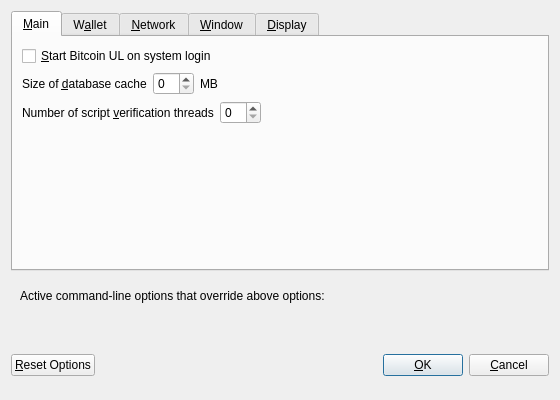
<?xml version="1.0" encoding="UTF-8"?>
<ui version="4.0">
 <class>OptionsDialog</class>
 <widget class="QDialog" name="OptionsDialog">
  <property name="geometry">
   <rect>
    <x>0</x>
    <y>0</y>
    <width>560</width>
    <height>400</height>
   </rect>
  </property>
  <property name="windowTitle">
   <string>Options</string>
  </property>
  <property name="modal">
   <bool>true</bool>
  </property>
  <layout class="QVBoxLayout" name="verticalLayout">
   <item>
    <widget class="QTabWidget" name="tabWidget">
     <property name="currentIndex">
      <number>0</number>
     </property>
     <widget class="QWidget" name="tabMain">
      <attribute name="title">
       <string>&amp;Main</string>
      </attribute>
      <layout class="QVBoxLayout" name="verticalLayout_Main">
       <item>
        <widget class="QCheckBox" name="bitcoinAtStartup">
         <property name="toolTip">
          <string>Automatically start Bitcoin UL after logging in to the system.</string>
         </property>
         <property name="text">
          <string>&amp;Start Bitcoin UL on system login</string>
         </property>
        </widget>
       </item>
       <item>
        <layout class="QHBoxLayout" name="horizontalLayout_2_Main">
         <item>
          <widget class="QLabel" name="databaseCacheLabel">
           <property name="text">
            <string>Size of &amp;database cache</string>
           </property>
           <property name="textFormat">
            <enum>Qt::PlainText</enum>
           </property>
           <property name="buddy">
            <cstring>databaseCache</cstring>
           </property>
          </widget>
         </item>
         <item>
          <widget class="QSpinBox" name="databaseCache"/>
         </item>
         <item>
          <widget class="QLabel" name="databaseCacheUnitLabel">
           <property name="text">
            <string>MB</string>
           </property>
           <property name="textFormat">
            <enum>Qt::PlainText</enum>
           </property>
          </widget>
         </item>
         <item>
          <spacer name="horizontalSpacer_2_Main">
           <property name="orientation">
            <enum>Qt::Horizontal</enum>
           </property>
           <property name="sizeHint" stdset="0">
            <size>
             <width>40</width>
             <height>20</height>
            </size>
           </property>
          </spacer>
         </item>
        </layout>
       </item>
       <item>
        <layout class="QHBoxLayout" name="horizontalLayout_3_Main">
         <item>
          <widget class="QLabel" name="threadsScriptVerifLabel">
           <property name="text">
            <string>Number of script &amp;verification threads</string>
           </property>
           <property name="textFormat">
            <enum>Qt::PlainText</enum>
           </property>
           <property name="buddy">
            <cstring>threadsScriptVerif</cstring>
           </property>
          </widget>
         </item>
         <item>
          <widget class="QSpinBox" name="threadsScriptVerif">
           <property name="toolTip">
            <string>(0 = auto, &lt;0 = leave that many cores free)</string>
           </property>
          </widget>
         </item>
         <item>
          <spacer name="horizontalSpacer_3_Main">
           <property name="orientation">
            <enum>Qt::Horizontal</enum>
           </property>
           <property name="sizeHint" stdset="0">
            <size>
             <width>40</width>
             <height>20</height>
            </size>
           </property>
          </spacer>
         </item>
        </layout>
       </item>
       <item>
        <spacer name="verticalSpacer_Main">
         <property name="orientation">
          <enum>Qt::Vertical</enum>
         </property>
         <property name="sizeHint" stdset="0">
          <size>
           <width>20</width>
           <height>40</height>
          </size>
         </property>
        </spacer>
       </item>
      </layout>
     </widget>
     <widget class="QWidget" name="tabWallet">
      <attribute name="title">
       <string>W&amp;allet</string>
      </attribute>
      <layout class="QVBoxLayout" name="verticalLayout_Wallet">
       <item>
        <widget class="QGroupBox" name="groupBox">
         <property name="title">
          <string>Expert</string>
         </property>
         <layout class="QVBoxLayout" name="verticalLayout_2">
          <item>
           <widget class="QCheckBox" name="coinControlFeatures">
            <property name="toolTip">
             <string>Whether to show coin control features or not.</string>
            </property>
            <property name="text">
             <string>Enable coin &amp;control features</string>
            </property>
           </widget>
          </item>
          <item>
           <widget class="QCheckBox" name="spendZeroConfChange">
            <property name="toolTip">
             <string>If you disable the spending of unconfirmed change, the change from a transaction cannot be used until that transaction has at least one confirmation. This also affects how your balance is computed.</string>
            </property>
            <property name="text">
             <string>&amp;Spend unconfirmed change</string>
            </property>
           </widget>
          </item>
         </layout>
        </widget>
       </item>
       <item>
        <spacer name="verticalSpacer_Wallet">
         <property name="orientation">
          <enum>Qt::Vertical</enum>
         </property>
         <property name="sizeHint" stdset="0">
          <size>
           <width>20</width>
           <height>40</height>
          </size>
         </property>
        </spacer>
       </item>
      </layout>
     </widget>
     <widget class="QWidget" name="tabNetwork">
      <attribute name="title">
       <string>&amp;Network</string>
      </attribute>
      <layout class="QVBoxLayout" name="verticalLayout_Network">
       <item>
        <widget class="QCheckBox" name="mapPortUpnp">
         <property name="toolTip">
          <string>Automatically open the Bitcoin client port on the router. This only works when your router supports UPnP and it is enabled.</string>
         </property>
         <property name="text">
          <string>Map port using &amp;UPnP</string>
         </property>
        </widget>
       </item>
       <item>
        <widget class="QCheckBox" name="allowIncoming">
         <property name="toolTip">
          <string>Accept connections from outside</string>
         </property>
         <property name="text">
          <string>Allow incoming connections</string>
         </property>
        </widget>
       </item>
       <item>
        <widget class="QCheckBox" name="connectSocks">
         <property name="toolTip">
          <string>Connect to the Bitcoin network through a SOCKS5 proxy.</string>
         </property>
         <property name="text">
          <string>&amp;Connect through SOCKS5 proxy (default proxy):</string>
         </property>
        </widget>
       </item>
       <item>
        <layout class="QHBoxLayout" name="horizontalLayout_1_Network">
         <item>
          <widget class="QLabel" name="proxyIpLabel">
           <property name="text">
            <string>Proxy &amp;IP:</string>
           </property>
           <property name="textFormat">
            <enum>Qt::PlainText</enum>
           </property>
           <property name="buddy">
            <cstring>proxyIp</cstring>
           </property>
          </widget>
         </item>
         <item>
          <widget class="QValidatedLineEdit" name="proxyIp">
           <property name="minimumSize">
            <size>
             <width>140</width>
             <height>0</height>
            </size>
           </property>
           <property name="maximumSize">
            <size>
             <width>140</width>
             <height>16777215</height>
            </size>
           </property>
           <property name="toolTip">
            <string>IP address of the proxy (e.g. IPv4: 127.0.0.1 / IPv6: ::1)</string>
           </property>
          </widget>
         </item>
         <item>
          <widget class="QLabel" name="proxyPortLabel">
           <property name="text">
            <string>&amp;Port:</string>
           </property>
           <property name="textFormat">
            <enum>Qt::PlainText</enum>
           </property>
           <property name="buddy">
            <cstring>proxyPort</cstring>
           </property>
          </widget>
         </item>
         <item>
          <widget class="QLineEdit" name="proxyPort">
           <property name="minimumSize">
            <size>
             <width>55</width>
             <height>0</height>
            </size>
           </property>
           <property name="maximumSize">
            <size>
             <width>55</width>
             <height>16777215</height>
            </size>
           </property>
           <property name="toolTip">
            <string>Port of the proxy (e.g. 9050)</string>
           </property>
          </widget>
         </item>
         <item>
          <spacer name="horizontalSpacer_1_Network">
           <property name="orientation">
            <enum>Qt::Horizontal</enum>
           </property>
           <property name="sizeHint" stdset="0">
            <size>
             <width>40</width>
             <height>20</height>
            </size>
           </property>
          </spacer>
         </item>
        </layout>
       </item>
       <item>
        <spacer name="verticalSpacer_Network">
         <property name="orientation">
          <enum>Qt::Vertical</enum>
         </property>
         <property name="sizeHint" stdset="0">
          <size>
           <width>20</width>
           <height>40</height>
          </size>
         </property>
        </spacer>
       </item>
      </layout>
     </widget>
     <widget class="QWidget" name="tabWindow">
      <attribute name="title">
       <string>&amp;Window</string>
      </attribute>
      <layout class="QVBoxLayout" name="verticalLayout_Window">
       <item>
        <widget class="QCheckBox" name="minimizeToTray">
         <property name="toolTip">
          <string>Show only a tray icon after minimizing the window.</string>
         </property>
         <property name="text">
          <string>&amp;Minimize to the tray instead of the taskbar</string>
         </property>
        </widget>
       </item>
       <item>
        <widget class="QCheckBox" name="minimizeOnClose">
         <property name="toolTip">
          <string>Minimize instead of exit the application when the window is closed. When this option is enabled, the application will be closed only after selecting Exit in the menu.</string>
         </property>
         <property name="text">
          <string>M&amp;inimize on close</string>
         </property>
        </widget>
       </item>
       <item>
        <spacer name="verticalSpacer_Window">
         <property name="orientation">
          <enum>Qt::Vertical</enum>
         </property>
         <property name="sizeHint" stdset="0">
          <size>
           <width>20</width>
           <height>40</height>
          </size>
         </property>
        </spacer>
       </item>
      </layout>
     </widget>
     <widget class="QWidget" name="tabDisplay">
      <attribute name="title">
       <string>&amp;Display</string>
      </attribute>
      <layout class="QVBoxLayout" name="verticalLayout_Display">
       <item>
        <layout class="QHBoxLayout" name="horizontalLayout_1_Display">
         <item>
          <widget class="QLabel" name="langLabel">
           <property name="text">
            <string>User Interface &amp;language:</string>
           </property>
           <property name="textFormat">
            <enum>Qt::PlainText</enum>
           </property>
           <property name="buddy">
            <cstring>lang</cstring>
           </property>
          </widget>
         </item>
         <item>
          <widget class="QValueComboBox" name="lang">
           <property name="toolTip">
            <string>The user interface language can be set here. This setting will take effect after restarting Bitcoin UL.</string>
           </property>
          </widget>
         </item>
        </layout>
       </item>
       <item>
        <layout class="QHBoxLayout" name="horizontalLayout_2_Display">
         <item>
          <widget class="QLabel" name="unitLabel">
           <property name="text">
            <string>&amp;Unit to show amounts in:</string>
           </property>
           <property name="textFormat">
            <enum>Qt::PlainText</enum>
           </property>
           <property name="buddy">
            <cstring>unit</cstring>
           </property>
          </widget>
         </item>
         <item>
          <widget class="QValueComboBox" name="unit">
           <property name="toolTip">
            <string>Choose the default subdivision unit to show in the interface and when sending coins.</string>
           </property>
          </widget>
         </item>
        </layout>
       </item>
       <item>
        <layout class="QHBoxLayout" name="horizontalLayout_3_Display">
         <item>
          <widget class="QLabel" name="thirdPartyTxUrlsLabel">
           <property name="toolTip">
            <string>Third party URLs (e.g. a block explorer) that appear in the transactions tab as context menu items. %s in the URL is replaced by transaction hash. Multiple URLs are separated by vertical bar |.</string>
           </property>
           <property name="text">
            <string>Third party transaction URLs</string>
           </property>
           <property name="buddy">
            <cstring>thirdPartyTxUrls</cstring>
           </property>
          </widget>
         </item>
         <item>
          <widget class="QLineEdit" name="thirdPartyTxUrls">
           <property name="toolTip">
            <string>Third party URLs (e.g. a block explorer) that appear in the transactions tab as context menu items. %s in the URL is replaced by transaction hash. Multiple URLs are separated by vertical bar |.</string>
           </property>
          </widget>
         </item>
        </layout>
       </item>
       <item>
        <spacer name="verticalSpacer_Display">
         <property name="orientation">
          <enum>Qt::Vertical</enum>
         </property>
         <property name="sizeHint" stdset="0">
          <size>
           <width>20</width>
           <height>40</height>
          </size>
         </property>
        </spacer>
       </item>
      </layout>
     </widget>
    </widget>
   </item>
   <item>
    <widget class="QFrame" name="frame">
     <layout class="QVBoxLayout" name="verticalLayout_Bottom">
      <item>
       <layout class="QHBoxLayout" name="horizontalLayout_Bottom">
        <item>
         <widget class="QLabel" name="overriddenByCommandLineInfoLabel">
          <property name="text">
           <string>Active command-line options that override above options:</string>
          </property>
          <property name="textFormat">
           <enum>Qt::PlainText</enum>
          </property>
         </widget>
        </item>
        <item>
         <spacer name="horizontalSpacer_Bottom">
          <property name="orientation">
           <enum>Qt::Horizontal</enum>
          </property>
          <property name="sizeHint" stdset="0">
           <size>
            <width>40</width>
            <height>20</height>
           </size>
          </property>
         </spacer>
        </item>
       </layout>
      </item>
      <item>
       <widget class="QLabel" name="overriddenByCommandLineLabel">
        <property name="text">
         <string/>
        </property>
        <property name="textFormat">
         <enum>Qt::PlainText</enum>
        </property>
        <property name="wordWrap">
         <bool>true</bool>
        </property>
       </widget>
      </item>
     </layout>
    </widget>
   </item>
   <item>
    <layout class="QHBoxLayout" name="horizontalLayout_Buttons">
     <item>
      <widget class="QPushButton" name="resetButton">
       <property name="toolTip">
        <string>Reset all client options to default.</string>
       </property>
       <property name="text">
        <string>&amp;Reset Options</string>
       </property>
       <property name="autoDefault">
        <bool>false</bool>
       </property>
      </widget>
     </item>
     <item>
      <spacer name="horizontalSpacer_1">
       <property name="orientation">
        <enum>Qt::Horizontal</enum>
       </property>
       <property name="sizeHint" stdset="0">
        <size>
         <width>40</width>
         <height>48</height>
        </size>
       </property>
      </spacer>
     </item>
     <item>
      <widget class="QLabel" name="statusLabel">
       <property name="minimumSize">
        <size>
         <width>200</width>
         <height>0</height>
        </size>
       </property>
       <property name="font">
        <font>
         <weight>75</weight>
         <bold>true</bold>
        </font>
       </property>
       <property name="text">
        <string/>
       </property>
       <property name="textFormat">
        <enum>Qt::PlainText</enum>
       </property>
       <property name="wordWrap">
        <bool>true</bool>
       </property>
      </widget>
     </item>
     <item>
      <spacer name="horizontalSpacer_2">
       <property name="orientation">
        <enum>Qt::Horizontal</enum>
       </property>
       <property name="sizeHint" stdset="0">
        <size>
         <width>40</width>
         <height>48</height>
        </size>
       </property>
      </spacer>
     </item>
     <item>
      <widget class="QPushButton" name="okButton">
       <property name="text">
        <string>&amp;OK</string>
       </property>
       <property name="autoDefault">
        <bool>false</bool>
       </property>
       <property name="default">
        <bool>true</bool>
       </property>
      </widget>
     </item>
     <item>
      <widget class="QPushButton" name="cancelButton">
       <property name="text">
        <string>&amp;Cancel</string>
       </property>
       <property name="autoDefault">
        <bool>false</bool>
       </property>
      </widget>
     </item>
    </layout>
   </item>
  </layout>
 </widget>
 <customwidgets>
  <customwidget>
   <class>QValidatedLineEdit</class>
   <extends>QLineEdit</extends>
   <header>qvalidatedlineedit.h</header>
  </customwidget>
  <customwidget>
   <class>QValueComboBox</class>
   <extends>QComboBox</extends>
   <header>qvaluecombobox.h</header>
  </customwidget>
 </customwidgets>
 <resources/>
 <connections/>
</ui>
